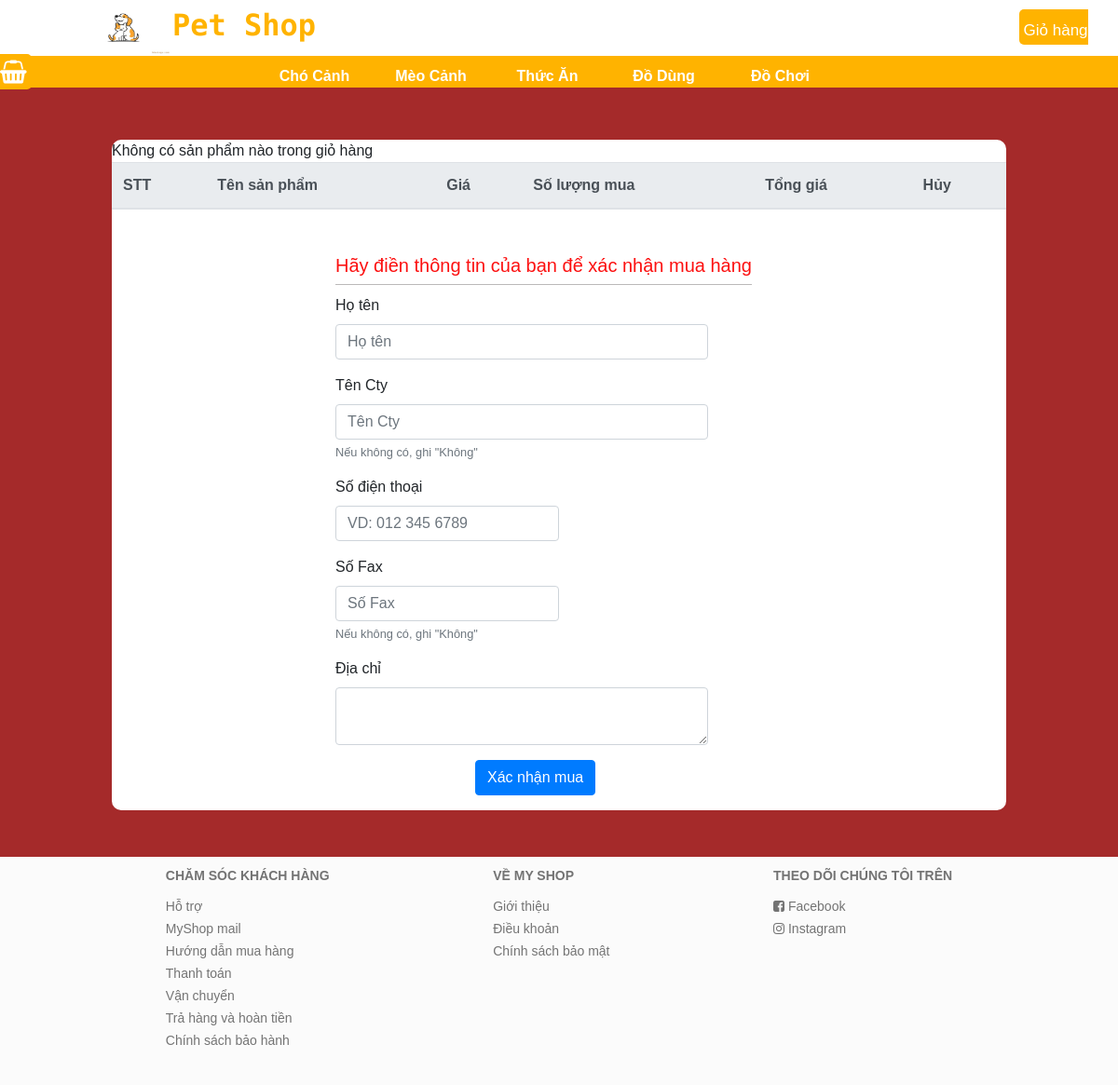
Screenshot of /khach-hang/Cart.php with the database file from the repository.
### tables this page shows
CREATE TABLE `loaihanghoa` (
  `MaLoaiHang` int(11) NOT NULL,
  `TenLoaiHang` varchar(30) NOT NULL
);

### khach-hang/Cart.php (the view, shortened to what this page needs)
<!DOCTYPE html>
<html lang="en">
<head>
    <link rel="stylesheet" href="https://maxcdn.bootstrapcdn.com/font-awesome/4.7.0/css/font-awesome.min.css">
    <link rel="stylesheet" href="https://maxcdn.bootstrapcdn.com/bootstrap/4.0.0/css/bootstrap.min.css">
    <link rel="stylesheet" href="index.css">
</head>
<body>
    <header>
        <div class="h-container">
            <a href="index.php" class="mylogo logo"><img class="shopping-logo" src="../image/logo.jpg" alt=""><b>Pet Shop</b></a>
            <a href="Cart.php" class="basket"><span>Giỏ hàng</span> <i class="fa fa-shopping-basket" aria-hidden="true"></i></a>
        </div>
        <div class="category">
            <ul>
                <?php
                    require('../database/Connection.php');
                    $sql = "SELECT * FROM loaihanghoa";
                    $result = mysqli_query($conn, $sql);
                    if (mysqli_num_rows($result) > 0) {
                        while($row = mysqli_fetch_assoc($result)) {
                            echo '<li>
                                <a href="index.php#'.$row['MaLoaiHang'].'">
                                    <div class="title"><b>'.$row['TenLoaiHang'].'</b></div>
                                </a>
                            </li>';
                        }
                    }
                ?>
            </ul>
        </div>
    </header>
    <div id="particles-js">
        <main>
            <div class="p-container bg-white" style="display:block;border-radius:10px;">
                <table class="table mb-5">
                    <thead class="thead-light">
                        <tr>
                            <th scope="col">STT</th>
                            <th scope="col">Tên sản phẩm</th>
                            <th scope="col">Giá</th>
                            <th scope="col">Số lượng mua</th>
                            <th scope="col">Tổng giá</th>
                            <th scope="col">Hủy</th>
                        </tr>
                    </thead>
                </table>
                <div class="w-50 m-auto">
                    <div style="color:#fc1010;border-bottom:1px solid rgb(187, 185, 185);margin-bottom:10px;width:max-content;"><h5>Hãy điền thông tin của bạn để xác nhận mua hàng</h5></div>
                    <form action="OrderForCart.php" method="post">
                        <div class="form-group">
                            <label for="name">Họ tên</label>
                            <input type="text" class="form-control col-sm-10" name="name" placeholder="Họ tên" required>
                        </div>
                        <div class="form-group">
                            <label for="cty_name">Tên Cty</label>
                            <input type="text" class="form-control col-sm-10" name="cty_name" placeholder="Tên Cty" required>
                            <small class="form-text text-muted">Nếu không có, ghi "Không"</small>
                        </div>
                        <div class="form-group">
                            <label for="phone">Số điện thoại</label>
                            <input type="text" class="form-control col-sm-6" name="phone" placeholder="VD: 012 345 6789" pattern="^[0-9]+$" required>
                        </div>
                        <div class="form-group">
                            <label for="fax">Số Fax</label>
                            <input type="text" class="form-control col-sm-6" name="fax" placeholder="Số Fax" required>
                            <small class="form-text text-muted">Nếu không có, ghi "Không"</small>
                        </div>
                        <div class="form-group">
                            <label for="address">Địa chỉ</label>
                            <textarea class="form-control col-sm-10" name="address" rows="2" required></textarea>
                        </div>
                        <div style="margin-left:150px"><button type="submit" class="btn btn-primary mb-3">Xác nhận mua</button></div>
                    </form>
                </div>
            </div>
        </main>
    </div>
    <footer>
        <div class="f-container">
            <div class="col-left">
                <div class="col-title"><b>CHĂM SÓC KHÁCH HÀNG</b></div>
                <ul>
                    <li><a href="#">Hỗ trợ</a></li>
                    <li><a href="#">MyShop mail</a></li>
                    <li><a href="#">Hướng dẫn mua hàng</a></li>
                    <li><a href="#">Thanh toán</a></li>
                    <li><a href="#">Vận chuyển</a></li>
                    <li><a href="#">Trả hàng và hoàn tiền</a></li>
                    <li><a href="#">Chính sách bảo hành</a></li>
                </ul>
            </div>
            <div class="col-mid">
                <div class="col-title"><b>VỀ MY SHOP</b></div>
                <ul>
                    <li><a href="#">Giới thiệu</a></li>
                    <li><a href="#">Điều khoản</a></li>
                    <li><a href="#">Chính sách bảo mật</a></li>
                </ul>
            </div>
            <div class="col-right">
                <div class="col-title"><b>THEO DÕI CHÚNG TÔI TRÊN</b></div>
                <ul>
                    <li><a href="#"><i class="fa fa-facebook-square" aria-hidden="true"></i> Facebook</a></li>
                    <li><a href="#"><i class="fa fa-instagram" aria-hidden="true"></i> Instagram</a></li>
                </ul>
            </div>
        </div>
    </footer>
</body>
</html>

### khach-hang/index.css (style rules this page uses)
* { margin: 0; padding: 0; }
body { font-family: sans-serif; background: brown; -webkit-font-smoothing: antialiased; height: 100%; }
.logo { font-family: 'Monoton', cursive; color: #ffb300; font-size: 2rem; }
header { position: fixed; top: 0; z-index: 99; width: 100%; }
header .h-container { background-color: white; height: 60px; width: 100%; }
header .h-container .mylogo { text-decoration: none; margin-left: 80px; }
header .h-container .mylogo .shopping-logo { width: 105px; height: 59px; }
header .h-container .basket { font-size: 25px; color: white; margin-left: 750px; text-decoration: none; background-color: #ffb300; border-radius: 5px; padding: 5px; }
header .h-container .basket span { font-size: 17px; }
header .category { background-color: #ffb300; }
header .category ul { list-style: none; display: flex; justify-content: center; }
header .category ul li { width: 100px; padding-top: 10px; box-sizing: border-box; text-align: center; margin-right: 25px; }
header .category ul li a { text-decoration: none; }
header .category ul li a .title { color: white; }
footer { background-color: #fbfbfb; margin-top: 50px; }
footer .f-container { width: 85%; margin: auto; display: flex; justify-content: space-around; color: rgba(0,0,0,.54); padding-bottom: 20px; }
footer .f-container ul { list-style: none; margin-top: 10px; }
footer .f-container ul li a { text-decoration: none; color: rgba(0,0,0,.54); font-size: 14px; }
footer .f-container .col-title { margin-top: 10px; font-size: 14px; }
.p-container { width: 80%; margin: auto; margin-top: 150px; display: flex; }

### rows the page displays
loaihanghoa: TenLoaiHang "Chó Cảnh"
loaihanghoa: TenLoaiHang "Mèo Cảnh"
loaihanghoa: TenLoaiHang "Thức Ăn"
loaihanghoa: TenLoaiHang "Đồ Dùng"
loaihanghoa: TenLoaiHang "Đồ Chơi"
